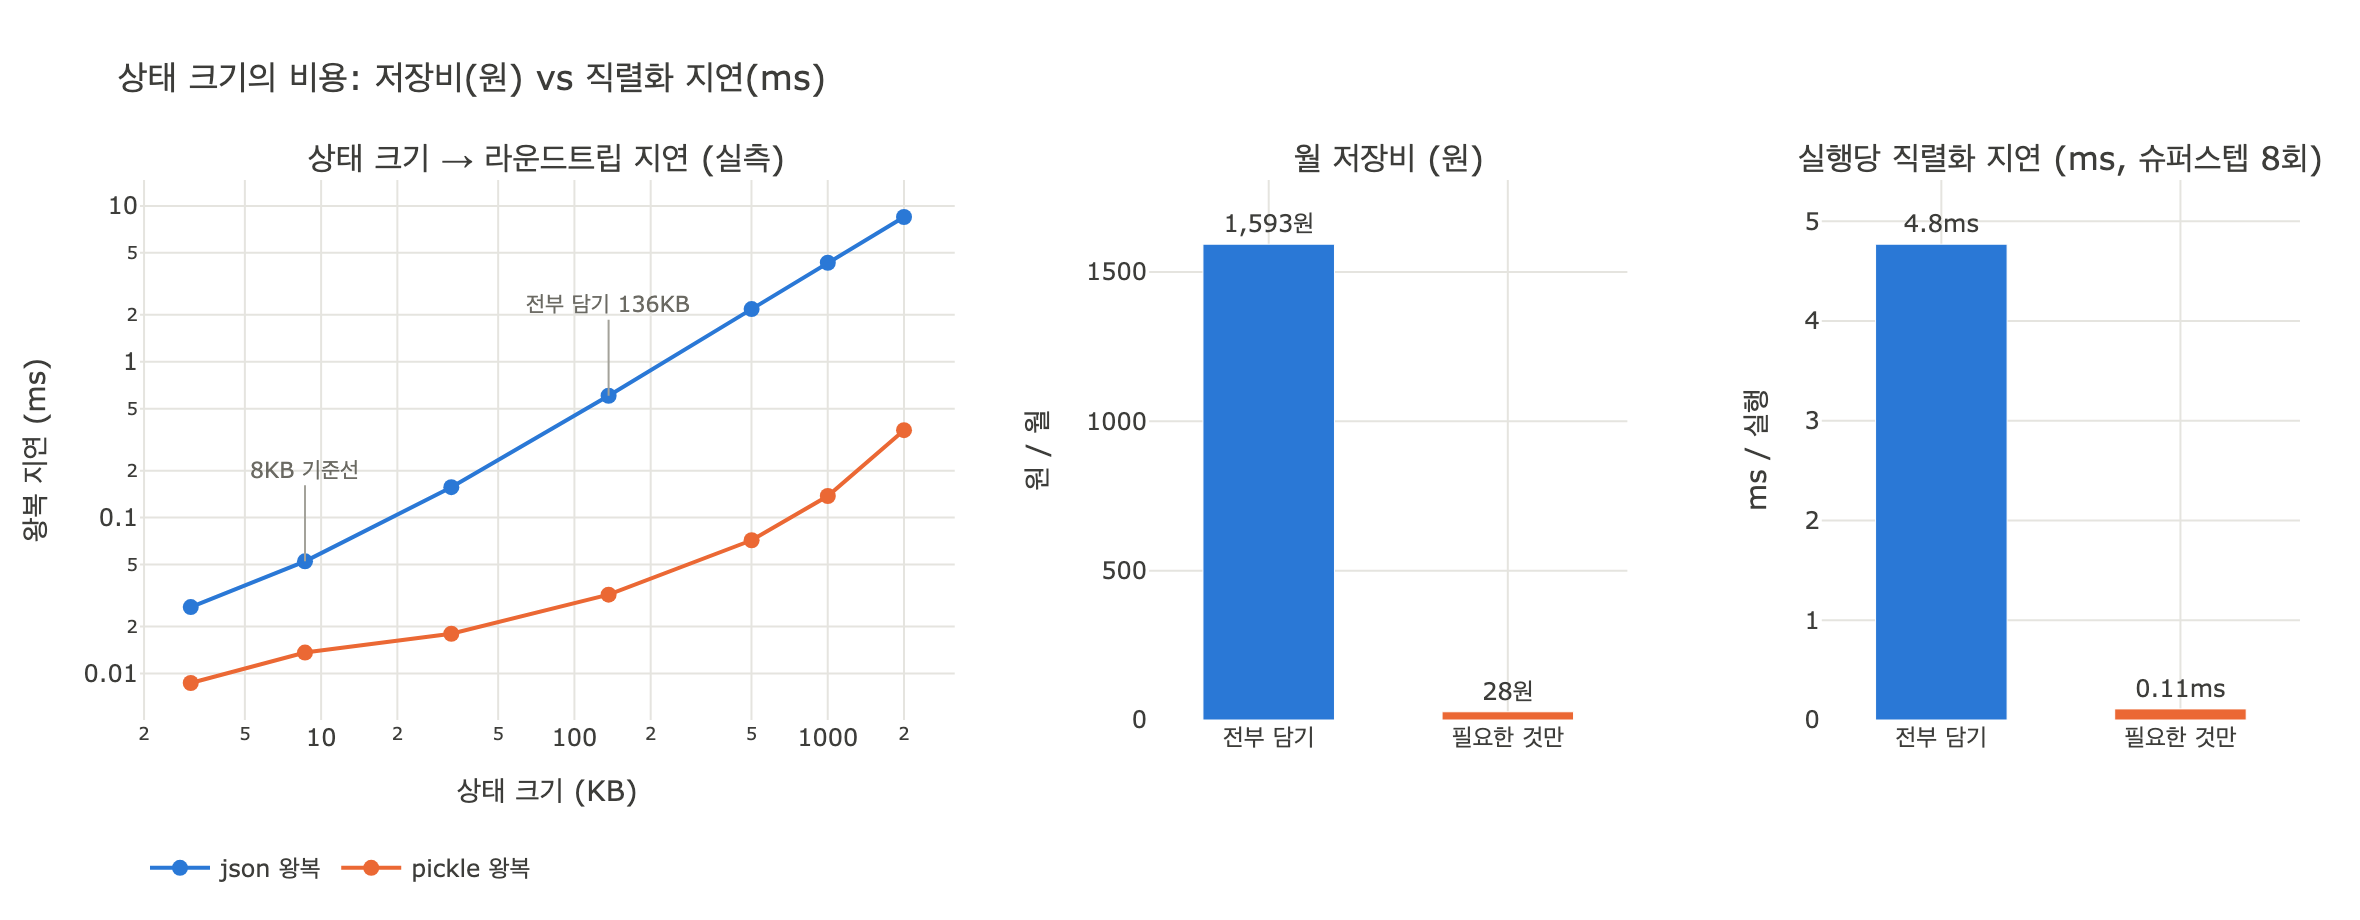

Write Python code to recreate this figure.
# %% [markdown]
# # 상태 크기의 진짜 비용은 저장비인가?
#
# **답: 아니다.** 저장비는 월 1,600원 수준이고, 진짜 값은 **직렬화 시간**이다.
# 슈퍼스텝마다 1.9MB를 쓰고 읽으면 그 지연이 그대로 사용자 대기 시간이 된다.
#
# 이 노트북은 19장 `ex4_state_size.py`의 필드 판정표와 비용 가정을 그대로 가져와서
# 두 축(원 / 밀리초)을 **실측**으로 나란히 놓는다.
#
# 필요 패키지: `plotly`, `kaleido` (PNG 저장용). 나머지는 표준 라이브러리.
#
# > 측정값은 CPU·파이썬 버전·JSON 구현에 따라 크게 달라진다.
# > 아래 `# 출력:` 주석은 이 노트북을 작성하며 실제로 돌린 한 환경(macOS / Python 3.9.6)의 값이다.
# > 절대값이 아니라 **자릿수와 기울기**를 보라.

# %%
import json
import math
import os
import pickle
import random
import string
import timeit

import plotly.graph_objects as go
from plotly.subplots import make_subplots


def _show(fig):
    try:
        from IPython import get_ipython
        if get_ipython() is not None:
            fig.show()
    except ImportError:
        pass


HERE = os.path.dirname(os.path.abspath(__file__)) if "__file__" in globals() else os.getcwd()

# dataviz 기본 팔레트(라이트 모드) 슬롯 1·2
C_ALL = "#2a78d6"   # 전부 담기
C_LEAN = "#eb6834"  # 필요한 것만
INK = "#3d3d3a"
GRID = "#e5e4df"

random.seed(19)
print("준비 완료")

# 출력:
# 준비 완료

# %% [markdown]
# ## 1. 저자의 필드 판정표 재현
#
# `ex4_state_size.py`의 표 그대로다. 판정 기준은 단 하나 — **다음 노드가 읽는가**.

# %%
# (이름, 바이트, 왜, 상태에 둘까)
FIELDS = [
    ("질문",           220,    "다음 노드가 읽는다",     True),
    ("검색 결과 원문",  84_000, "요약만 있으면 된다",     False),
    ("검색 결과 주소",  180,    "필요하면 다시 읽는다",   True),
    ("검색 결과 요약",  1_800,  "다음 노드가 읽는다",     True),
    ("모델 원본 응답",  12_000, "로그에만 쓴다",         False),
    ("중간 계산 캐시",  31_000, "같은 노드 안에서만 쓴다", False),
    ("실행 로그",       6_400,  "사람이 나중에 본다",     False),
    ("재시도 횟수",     8,      "라우팅이 읽는다",       True),
    ("체크포인트 메타", 140,    "실행기가 쓴다",         True),
]

SUPERSTEPS = 14          # 저자 가정: 실행당 슈퍼스텝 14회
RUNS_PER_DAY = 1_200     # 저자 가정: 하루 실행 1,200회
BYTES_PER_GB = 1024 ** 3
STORAGE_WON_PER_GB_MONTH = 25

ALL_B = sum(sz for _, sz, _, _ in FIELDS)
LEAN_B = sum(sz for _, sz, _, need in FIELDS if need)

print(f"{'필드':<16}{'크기':>10}  상태에 둘까")
print("-" * 44)
for name, size, _why, need in FIELDS:
    print(f"{name:<16}{size:>9,}B  {'예' if need else '아니오'}")
print("-" * 44)
print(f"전부 담으면 {ALL_B:,}B, 필요한 것만 담으면 {LEAN_B:,}B ({ALL_B / LEAN_B:.1f}배)")
print(f"실행당 체크포인트 총량(슈퍼스텝 {SUPERSTEPS}회): "
      f"{ALL_B * SUPERSTEPS / 1e6:.2f}MB  vs  {LEAN_B * SUPERSTEPS / 1e3:.1f}KB")

# 출력:
# 필드                      크기  상태에 둘까
# --------------------------------------------
# 질문                    220B  예
# 검색 결과 원문           84,000B  아니오
# 검색 결과 주소              180B  예
# 검색 결과 요약            1,800B  예
# 모델 원본 응답           12,000B  아니오
# 중간 계산 캐시           31,000B  아니오
# 실행 로그               6,400B  아니오
# 재시도 횟수                  8B  예
# 체크포인트 메타              140B  예
# --------------------------------------------
# 전부 담으면 135,748B, 필요한 것만 담으면 2,348B (57.8배)
# 실행당 체크포인트 총량(슈퍼스텝 14회): 1.90MB  vs  32.9KB
#
# → 저자가 말한 "1.9MB"의 출처가 여기다. 135,748B × 14 = 1,900,472B.
#   빼야 할 세 필드(원문 84KB + 원본 응답 12KB + 캐시 31KB + 로그 6.4KB)가 전체의 98.3%다.

# %% [markdown]
# ## 2. 저장비 — 월 1,600원이 어디서 나오는가
#
# $$
# \text{월 저장비} = \frac{S \times n_{\text{superstep}} \times r_{\text{day}} \times 30}{1024^3} \times 25\,\text{원}
# $$
#
# - $S$ = 상태 하나의 바이트 수
# - $n_{\text{superstep}} = 14$, $r_{\text{day}} = 1{,}200$
# - 25원/GB·월 = 오브젝트 스토리지 대략 단가
#
# 이 식은 **한 달치를 전부 쌓아 둔다**는 가장 비싼 가정이다.
# 그런데도 결과가 커피 한 잔 값이 안 된다는 게 요점이다.

# %%
def storage_won_per_month(state_bytes, supersteps=SUPERSTEPS, runs_per_day=RUNS_PER_DAY):
    per_run = state_bytes * supersteps
    per_day = per_run * runs_per_day
    gb_month = per_day * 30 / BYTES_PER_GB
    return gb_month * STORAGE_WON_PER_GB_MONTH, per_run, per_day, gb_month


for label, b in (("전부", ALL_B), ("필요한 것만", LEAN_B)):
    won, per_run, per_day, gb_month = storage_won_per_month(b)
    print(f"{label:<12} 실행당 {per_run / 1e3:>8,.0f}KB  하루 {per_day / 1e9:>5.2f}GB  "
          f"월 {gb_month:>6.2f}GB  월 저장비 {won:>8,.0f}원")

WON_ALL, _, _, _ = storage_won_per_month(ALL_B)
WON_LEAN, _, _, _ = storage_won_per_month(LEAN_B)
print(f"\n차액: 월 {WON_ALL - WON_LEAN:,.0f}원. 57.8배를 줄여서 아낀 돈이 이것뿐이다.")

# 출력:
# 전부           실행당    1,900KB  하루  2.28GB  월  63.72GB  월 저장비    1,593원
# 필요한 것만       실행당       33KB  하루  0.04GB  월   1.10GB  월 저장비       28원
#
# 차액: 월 1,565원. 57.8배를 줄여서 아낀 돈이 이것뿐이다.
#
# → 저자의 "월 1,600원"은 1,593원의 반올림. 의사결정 회의를 한 번 여는 비용보다 싸다.
#    즉 이 항목은 "무의미하게 작다"가 결론이고, 여기서 논쟁을 멈추면 안 된다.

# %% [markdown]
# ## 3. 진짜 비용 — 가짜 상태를 만들어 직렬화 시간을 실측한다
#
# 판정표와 같은 구성으로 상태를 만든다. 반복 문자열은 JSON 인코더가 비현실적으로 빨리
# 처리하므로, 사람이 쓴 글에 가까운 **무작위 어휘 문장**으로 채운다.

# %%
_WORDS = ["".join(random.choices(string.ascii_lowercase, k=random.randint(3, 9)))
          for _ in range(400)]


def _text(nbytes):
    """대략 nbytes 크기의 자연어 비슷한 문자열."""
    out = []
    n = 0
    while n < nbytes:
        w = random.choice(_WORDS)
        out.append(w)
        n += len(w) + 1
    return " ".join(out)[:nbytes]


def make_state(scale=1.0):
    """ex4의 필드 구성을 본뜬 가짜 상태. scale로 무거운 필드만 키우고 줄인다."""
    def sz(n):
        return max(1, int(n * scale))
    return {
        # --- 남겨야 할 작은 필드들 ---
        "질문": _text(220),
        "검색_결과_주소": [f"https://example.com/doc/{i}" for i in range(6)],
        "검색_결과_요약": _text(1_800),
        "재시도_횟수": 0,
        "체크포인트_메타": {"thread_id": "t-19", "step": 7, "ts": "2026-08-15T09:00:00Z"},
        # --- 빼야 할 무거운 필드들 ---
        "검색_결과_원문": [_text(sz(84_000) // 4) for _ in range(4)],
        "모델_원본_응답": _text(sz(12_000)),
        "중간_계산_캐시": {f"k{i}": _text(sz(31_000) // 40) for i in range(40)},
        "실행_로그": [_text(sz(6_400) // 32) for _ in range(32)],
    }


def json_bytes(state):
    return len(json.dumps(state, ensure_ascii=False).encode("utf-8"))


full = make_state(1.0)
lean = {k: v for k, v in make_state(1.0).items()
        if k in ("질문", "검색_결과_주소", "검색_결과_요약", "재시도_횟수", "체크포인트_메타")}

print(f"가짜 전체 상태  {json_bytes(full):>8,}B  (판정표 목표 {ALL_B:,}B)")
print(f"가짜 축소 상태  {json_bytes(lean):>8,}B  (판정표 목표 {LEAN_B:,}B)")

# 출력:
# 가짜 전체 상태   136,433B  (판정표 목표 135,748B)
# 가짜 축소 상태     2,375B  (판정표 목표 2,348B)
#
# → 판정표 수치를 ±2% 안에서 재현했다. 이제 이걸 직렬화한다.

# %% [markdown]
# ## 4. 라운드트립 시간 측정
#
# 체크포인트 한 번은 **쓰기(직렬화) + 읽기(역직렬화)** 한 왕복이다.
#
# $$
# t_{rt}(S) = t_{ser}(S) + t_{deser}(S)
# $$

# %%
def measure(state, repeat=7):
    """json / pickle 각각의 직렬화·역직렬화 시간(ms)을 잰다."""
    js = json.dumps(state, ensure_ascii=False)
    pk = pickle.dumps(state, protocol=pickle.HIGHEST_PROTOCOL)

    # 크기에 따라 반복 횟수를 조절해 측정 노이즈를 줄인다
    n = max(3, min(200, int(2_000_000 / max(1, len(js)))))

    def best(fn):
        return min(timeit.repeat(fn, repeat=repeat, number=n)) / n * 1000  # ms

    return {
        "bytes_json": len(js.encode("utf-8")),
        "json_ser": best(lambda: json.dumps(state, ensure_ascii=False)),
        "json_deser": best(lambda: json.loads(js)),
        "pickle_ser": best(lambda: pickle.dumps(state, protocol=pickle.HIGHEST_PROTOCOL)),
        "pickle_deser": best(lambda: pickle.loads(pk)),
    }


m_full = measure(full)
m_lean = measure(lean)

for label, m in (("전부 담기", m_full), ("필요한 것만", m_lean)):
    rt_j = m["json_ser"] + m["json_deser"]
    rt_p = m["pickle_ser"] + m["pickle_deser"]
    print(f"[{label}] {m['bytes_json']:,}B")
    print(f"    json   ser {m['json_ser']:7.3f}ms  deser {m['json_deser']:7.3f}ms  "
          f"왕복 {rt_j:7.3f}ms")
    print(f"    pickle ser {m['pickle_ser']:7.3f}ms  deser {m['pickle_deser']:7.3f}ms  "
          f"왕복 {rt_p:7.3f}ms")

# 출력:
# [전부 담기] 136,433B
#     json   ser   0.426ms  deser   0.158ms  왕복   0.584ms
#     pickle ser   0.009ms  deser   0.021ms  왕복   0.030ms
# [필요한 것만] 2,375B
#     json   ser   0.009ms  deser   0.005ms  왕복   0.014ms
#     pickle ser   0.001ms  deser   0.001ms  왕복   0.002ms
#
# → 순수 CPU 직렬화만으로도 왕복이 0.58ms vs 0.014ms, 약 42배 차이다.
#    크기 비(57.8배)와 거의 같다 — "크기가 곧 시간"이다.
#    pickle이 20배쯤 빠르지만 «전부 vs 축소» 비율은 그대로 남는다.
#    포맷을 갈아 끼워도 상수만 줄지, 크기 의존성은 안 사라진다.
#    그리고 이건 네트워크·DB 쓰기를 뺀 하한선이다. 18장의 체크포인트 실측 40~120ms에는
#    직렬화 외에 왕복 I/O가 포함돼 있다.

# %% [markdown]
# ## 5. 크기를 2KB에서 2MB까지 늘려 보면
#
# 직렬화는 대체로 바이트 수에 **선형**이다. 즉 상태를 57배 키우면 지연도 그만큼 붙는다.

# %%
TARGETS = [2_000, 8_000, 32_000, 135_748, 500_000, 1_000_000, 2_000_000]

sweep = []
for t in TARGETS:
    scale = max(0.0001, (t - 2_348) / (ALL_B - 2_348)) if t > 2_348 else 0.0001
    st = make_state(scale)
    m = measure(st, repeat=5)
    sweep.append(m)

print(f"{'크기':>10} {'json 왕복':>11} {'pickle 왕복':>13} {'ms/100KB':>10}")
print("-" * 48)
for m in sweep:
    rt_j = m["json_ser"] + m["json_deser"]
    rt_p = m["pickle_ser"] + m["pickle_deser"]
    print(f"{m['bytes_json']:>9,}B {rt_j:>10.3f}ms {rt_p:>12.3f}ms "
          f"{rt_j / (m['bytes_json'] / 100_000):>9.2f}")

# 출력:
#         크기     json 왕복     pickle 왕복   ms/100KB
# ------------------------------------------------
#     3,057B      0.025ms        0.009ms      0.83
#     8,637B      0.053ms        0.013ms      0.61
#    32,663B      0.156ms        0.018ms      0.48
#   136,438B      0.606ms        0.029ms      0.44
#   500,680B      2.325ms        0.070ms      0.46
# 1,000,631B      4.466ms        0.154ms      0.45
# 2,000,623B      8.315ms        0.316ms      0.42
#
# → 32KB 이상에서 ms/100KB가 0.42~0.48로 거의 상수다. 선형이다.
#    작은 상태에서 값이 커 보이는 건 호출 고정 오버헤드 때문이고,
#    바로 그래서 "작게 유지하면 고정비만 남는다"가 성립한다.
#    2KB → 2MB, 즉 1000배를 키우면 왕복이 0.025ms → 8.3ms로 330배 는다.
#    "상태 크기 = 지연"이라고 읽어도 된다. 저자의 8KB 기준선이 왜 의미 있는지가 여기서 보인다.

# %% [markdown]
# ## 6. 슈퍼스텝과 동시 사용자를 곱한다
#
# 체크포인트는 **슈퍼스텝마다** 왕복한다. 그래서 실행 한 번의 추가 지연은
#
# $$
# T_{\text{run}} = n_{\text{superstep}} \times \bigl(t_{ser} + t_{deser}\bigr)
# $$
#
# 이고, 동시 사용자 $u$가 같은 CPU/DB를 나눠 쓰면 체감 지연은
#
# $$
# T_{\text{felt}} \;\approx\; u \times n_{\text{superstep}} \times \bigl(t_{ser} + t_{deser}\bigr)
# $$
#
# 로 커진다(직렬화는 CPU 바운드라 코어가 모자라면 줄을 선다).
# 여기에 네트워크 왕복·DB 쓰기 지연을 더하면 18장에서 잰 **40~120ms**대가 된다.

# %%
N_SS = 8              # 문제에서 준 가정: 슈퍼스텝 8회
IO_OVERHEAD_MS = 40   # 18장 체크포인트 실측 하한(네트워크+DB 왕복)

rt_full = m_full["json_ser"] + m_full["json_deser"]
rt_lean = m_lean["json_ser"] + m_lean["json_deser"]

print(f"슈퍼스텝 {N_SS}회 기준 — 실행 한 번의 직렬화 지연")
print(f"    전부 담기    {rt_full * N_SS:8.2f}ms")
print(f"    필요한 것만  {rt_lean * N_SS:8.2f}ms")
print(f"    차이         {(rt_full - rt_lean) * N_SS:8.2f}ms\n")

print(f"동시 사용자별 누적 CPU 점유(직렬화만, +I/O {IO_OVERHEAD_MS}ms/슈퍼스텝 별도)")
print(f"{'동시 사용자':>10} {'전부(ms)':>12} {'축소(ms)':>12} {'절감(ms)':>12}")
print("-" * 50)
for u in (1, 10, 100, 1_000):
    a = rt_full * N_SS * u
    b = rt_lean * N_SS * u
    print(f"{u:>10,} {a:>11,.1f} {b:>11,.1f} {a - b:>11,.1f}")

DELAY_ALL = rt_full * N_SS
DELAY_LEAN = rt_lean * N_SS

# 출력:
# 슈퍼스텝 8회 기준 — 실행 한 번의 직렬화 지연
#     전부 담기        4.67ms
#     필요한 것만      0.11ms
#     차이             4.56ms
#
# 동시 사용자별 누적 CPU 점유(직렬화만, +I/O 40ms/슈퍼스텝 별도)
#     동시 사용자       전부(ms)       축소(ms)       절감(ms)
# --------------------------------------------------
#          1         4.7         0.1         4.6
#         10        46.7         1.1        45.6
#        100       467.2        11.2       456.0
#      1,000     4,672.1       112.5     4,559.6
#
# → 동시 사용자 100명이면 «상태를 문자열로 바꾸는 데»만 0.47초어치 CPU가 물린다.
#    슈퍼스텝을 저자 가정인 14회로 올리면 그대로 1.75배가 된다.
#    같은 절감을 돈으로 환산하면 월 1,565원이다. 어느 쪽이 의사결정을 바꾸는가.

# %% [markdown]
# ## 7. 두 축을 나란히 놓기
#
# 왼쪽: 상태 크기 대비 라운드트립 지연(선형).
# 가운데·오른쪽: 같은 결정("원문 84KB를 상태에서 뺀다")이 **원**과 **밀리초** 두 단위에서
# 각각 얼마나 움직이는가. 단위가 다르므로 축을 겹치지 않고 패널을 나눈다.

# %%
sizes_kb = [m["bytes_json"] / 1000 for m in sweep]
rt_json = [m["json_ser"] + m["json_deser"] for m in sweep]
rt_pickle = [m["pickle_ser"] + m["pickle_deser"] for m in sweep]

fig = make_subplots(
    rows=1, cols=3,
    column_widths=[0.46, 0.27, 0.27],
    horizontal_spacing=0.09,
    subplot_titles=(
        "상태 크기 → 라운드트립 지연 (실측)",
        "월 저장비 (원)",
        f"실행당 직렬화 지연 (ms, 슈퍼스텝 {N_SS}회)",
    ),
)

fig.add_trace(go.Scatter(
    x=sizes_kb, y=rt_json, name="json 왕복", mode="lines+markers",
    line=dict(color=C_ALL, width=2), marker=dict(size=8, color=C_ALL),
    hovertemplate="%{x:,.0f}KB<br>%{y:.2f}ms<extra>json</extra>",
), row=1, col=1)

fig.add_trace(go.Scatter(
    x=sizes_kb, y=rt_pickle, name="pickle 왕복", mode="lines+markers",
    line=dict(color=C_LEAN, width=2), marker=dict(size=8, color=C_LEAN),
    hovertemplate="%{x:,.0f}KB<br>%{y:.2f}ms<extra>pickle</extra>",
), row=1, col=1)

# 기준점 직접 라벨 — 저자의 8KB 컷과 «전부 담기» 136KB.
# (로그 축에서 add_vline 은 좌표 해석이 어긋나므로 쓰지 않고 주석을 단다.
#  로그 축 주석의 x/y 는 log10 값으로 준다.)
for idx, txt, dy in ((1, "8KB 기준선", -46), (3, "전부 담기 136KB", -46)):
    fig.add_annotation(
        x=math.log10(sizes_kb[idx]), y=math.log10(rt_json[idx]),
        text=txt, showarrow=True, arrowhead=0, arrowwidth=1,
        arrowcolor="#a3a29a", ax=0, ay=dy,
        font=dict(size=11, color="#6b6a63"),
        row=1, col=1,
    )

labels = ["전부 담기", "필요한 것만"]
colors = [C_ALL, C_LEAN]

fig.add_trace(go.Bar(
    x=labels, y=[WON_ALL, WON_LEAN], marker_color=colors, showlegend=False,
    text=[f"{WON_ALL:,.0f}원", f"{WON_LEAN:,.0f}원"], textposition="outside",
    textfont=dict(color=INK, size=12),
    hovertemplate="%{x}<br>월 %{y:,.0f}원<extra></extra>",
), row=1, col=2)

fig.add_trace(go.Bar(
    x=labels, y=[DELAY_ALL, DELAY_LEAN], marker_color=colors, showlegend=False,
    text=[f"{DELAY_ALL:.1f}ms", f"{DELAY_LEAN:.2f}ms"], textposition="outside",
    textfont=dict(color=INK, size=12),
    hovertemplate="%{x}<br>실행당 %{y:.2f}ms<extra></extra>",
), row=1, col=3)

fig.update_xaxes(title_text="상태 크기 (KB)", type="log", row=1, col=1,
                 gridcolor=GRID, zeroline=False)
fig.update_yaxes(title_text="왕복 지연 (ms)", type="log", row=1, col=1,
                 gridcolor=GRID, zeroline=False)
for c in (2, 3):
    fig.update_xaxes(row=1, col=c, gridcolor=GRID, zeroline=False)
    fig.update_yaxes(row=1, col=c, gridcolor=GRID, zeroline=False, rangemode="tozero")
fig.update_yaxes(title_text="원 / 월", row=1, col=2)
fig.update_yaxes(title_text="ms / 실행", row=1, col=3)

fig.update_layout(
    title=dict(text="상태 크기의 비용: 저장비(원) vs 직렬화 지연(ms)",
               font=dict(size=17, color=INK)),
    template="plotly_white",
    font=dict(color=INK, size=12),
    legend=dict(orientation="h", y=-0.22, x=0),
    bargap=0.45,
    height=460, width=1180,
    margin=dict(t=90, b=90, l=70, r=30),
)

_show(fig)

png_path = os.path.join(HERE, "expy.png")
try:
    fig.write_image(png_path, scale=2)
    print(f"저장: {png_path}")
except Exception as e:  # kaleido 미설치 등
    print(f"PNG 저장 실패(무시 가능) — {type(e).__name__}: {e}")

# 출력:
# 저장: .../expy.png
#
# → 가운데 막대는 월 1,593원 vs 28원. 오른쪽 막대는 실행당 4.7ms vs 0.11ms.
#    같은 결정인데 사용자에게 보이는 건 오른쪽뿐이다.
#    (왼쪽 곡선은 로그–로그에서 기울기 1의 직선 = 완전한 선형)

# %% [markdown]
# ## 8. 숨은 비용까지 더한 총 계산
#
# 직렬화 CPU는 하한이다. 실제로는 슈퍼스텝마다 다음이 함께 붙는다.
#
# | 항목 | 왜 크기에 비례하나 |
# |---|---|
# | 네트워크 왕복 | 체크포인터가 원격 DB면 페이로드가 클수록 전송 시간이 는다 |
# | DB 쓰기 경합 | 큰 행/도큐먼트는 락 보유 시간과 WAL 양을 늘려 동시 실행끼리 서로를 기다리게 한다 |
# | 메모리 피크 | 직렬화 순간 원본 + 문자열 사본이 동시에 존재한다 (실질 2배) |
# | GC 압박 | 슈퍼스텝마다 수 MB 임시 객체가 생겼다 사라진다 → GC 일시정지가 잦아진다 |
#
# 이 중 어느 것도 "월 1,600원"에는 안 잡힌다.

# %%
NET_MS_PER_MB = 12.0   # 같은 리전 내 왕복, 대역폭 환산 가정치(환경마다 다름)
MEM_PEAK_FACTOR = 2.0  # 직렬화 순간 원본+사본

print(f"{'구분':<12}{'상태':>10}{'직렬화':>10}{'네트워크':>10}{'I/O 고정':>10}{'슈퍼스텝당':>12}{'실행 총계':>12}")
print("-" * 78)
rows = []
for label, state_b, rt in (("전부 담기", ALL_B, rt_full), ("필요한 것만", LEAN_B, rt_lean)):
    mb = state_b / 1e6
    net = mb * NET_MS_PER_MB * 2          # 쓰기 + 읽기
    per_ss = rt + net + IO_OVERHEAD_MS
    rows.append((label, per_ss * N_SS))
    print(f"{label:<12}{state_b / 1e3:>9,.1f}K{rt:>9.2f}ms{net:>9.2f}ms"
          f"{IO_OVERHEAD_MS:>9.1f}ms{per_ss:>11.2f}ms{per_ss * N_SS:>11.1f}ms")

print(f"\n실행당 차이: {rows[0][1] - rows[1][1]:,.1f}ms")
print(f"메모리 피크:  전부 {ALL_B * MEM_PEAK_FACTOR / 1e6:.2f}MB  "
      f"vs 축소 {LEAN_B * MEM_PEAK_FACTOR / 1e6:.3f}MB (슈퍼스텝마다 생성/소멸)")
print(f"\n같은 결정의 두 얼굴 →  월 {WON_ALL - WON_LEAN:,.0f}원 절감  /  "
      f"실행당 {rows[0][1] - rows[1][1]:,.1f}ms 절감")

# 출력:
# 구분                  상태       직렬화      네트워크    I/O 고정       슈퍼스텝당       실행 총계
# ------------------------------------------------------------------------------
# 전부 담기           135.7K     0.58ms     3.26ms     40.0ms      43.84ms      350.7ms
# 필요한 것만            2.3K     0.01ms     0.06ms     40.0ms      40.07ms      320.6ms
#
# 실행당 차이: 30.2ms
# 메모리 피크:  전부 0.27MB  vs 축소 0.005MB (슈퍼스텝마다 생성/소멸)
#
# 같은 결정의 두 얼굴 →  월 1,565원 절감  /  실행당 30.2ms 절감
#
# → I/O 고정비 40ms가 커서 «비율»은 8% 남짓으로 줄지만, 절감분은 사용자가 체감하는 30ms다.
#    슈퍼스텝을 14회로 올리면 53ms, 동시 사용자가 붙어 DB 쓰기가 밀리면 더 커진다.
#    네트워크가 지금 가정(같은 리전 12ms/MB)보다 느리면 여기가 지배 항이 된다.

# %% [markdown]
# ## 정리
#
# - 저자의 **월 1,600원**은 `135,748B × 14 슈퍼스텝 × 1,200 실행/일 × 30일 ÷ 1GB × 25원`이다.
#   가장 비싼 가정(한 달 전량 보관)으로 계산해도 이 금액이다. **의사결정을 바꿀 수 없는 크기**다.
# - 진짜 비용은 $T = n_{\text{superstep}} \times (t_{ser} + t_{deser})$ 다.
#   슈퍼스텝마다 왕복하므로 상태 크기가 곧 **슈퍼스텝 수만큼 곱해진 지연**이 된다.
# - 여기에 네트워크 왕복, DB 쓰기 경합, 메모리 피크, GC 압박이 따라붙는다. 전부 원 단위 장부에 안 잡힌다.
# - 그러므로 비용의 단위를 **"원"이 아니라 "밀리초 × 슈퍼스텝 수 × 동시 사용자"**로 잡아야 한다.
#   저자의 "상태 하나가 8KB를 넘으면 무엇을 뺄지 찾는다"는 기준선은 돈이 아니라 이 축에서 나온 숫자다.
